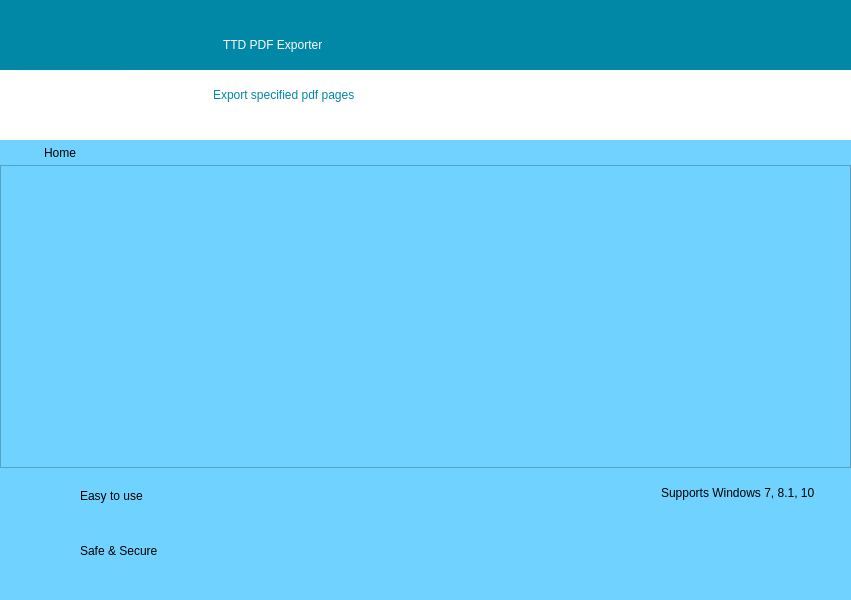
<?xml version="1.0" encoding="UTF-8"?>
<ui version="4.0">
 <class>MainWindow</class>
 <widget class="QMainWindow" name="MainWindow">
  <property name="geometry">
   <rect>
    <x>0</x>
    <y>0</y>
    <width>851</width>
    <height>600</height>
   </rect>
  </property>
  <property name="windowTitle">
   <string>MainWindow</string>
  </property>
  <property name="windowIcon">
   <iconset resource="Resources.qrc">
    <normaloff>:/resources/images/resources/images/pdf-secure_icon.png</normaloff>:/resources/images/resources/images/pdf-secure_icon.png</iconset>
  </property>
  <property name="styleSheet">
   <string notr="true">background-color: rgb(112, 210, 255);</string>
  </property>
  <property name="unifiedTitleAndToolBarOnMac">
   <bool>false</bool>
  </property>
  <widget class="QWidget" name="centralwidget">
   <layout class="QVBoxLayout" name="verticalLayout_4">
    <property name="spacing">
     <number>0</number>
    </property>
    <property name="leftMargin">
     <number>0</number>
    </property>
    <property name="topMargin">
     <number>0</number>
    </property>
    <property name="rightMargin">
     <number>0</number>
    </property>
    <property name="bottomMargin">
     <number>0</number>
    </property>
    <item>
     <layout class="QVBoxLayout" name="verticalLayout_3">
      <property name="spacing">
       <number>0</number>
      </property>
      <item>
       <widget class="QLabel" name="label_8">
        <property name="sizePolicy">
         <sizepolicy hsizetype="Preferred" vsizetype="Fixed">
          <horstretch>0</horstretch>
          <verstretch>0</verstretch>
         </sizepolicy>
        </property>
        <property name="minimumSize">
         <size>
          <width>0</width>
          <height>20</height>
         </size>
        </property>
        <property name="maximumSize">
         <size>
          <width>16777215</width>
          <height>20</height>
         </size>
        </property>
        <property name="styleSheet">
         <string notr="true">background-color: rgb(1, 136, 166);</string>
        </property>
        <property name="text">
         <string/>
        </property>
       </widget>
      </item>
      <item>
       <layout class="QHBoxLayout" name="horizontalLayout" stretch="0,0,1">
        <property name="spacing">
         <number>0</number>
        </property>
        <property name="leftMargin">
         <number>0</number>
        </property>
        <property name="topMargin">
         <number>0</number>
        </property>
        <property name="rightMargin">
         <number>0</number>
        </property>
        <property name="bottomMargin">
         <number>0</number>
        </property>
        <item>
         <layout class="QVBoxLayout" name="verticalLayout_8">
          <property name="spacing">
           <number>0</number>
          </property>
          <item>
           <widget class="QLabel" name="label_10">
            <property name="sizePolicy">
             <sizepolicy hsizetype="Fixed" vsizetype="Preferred">
              <horstretch>0</horstretch>
              <verstretch>0</verstretch>
             </sizepolicy>
            </property>
            <property name="minimumSize">
             <size>
              <width>20</width>
              <height>50</height>
             </size>
            </property>
            <property name="maximumSize">
             <size>
              <width>20</width>
              <height>16777215</height>
             </size>
            </property>
            <property name="styleSheet">
             <string notr="true">background-color: rgb(1, 136, 166);</string>
            </property>
            <property name="text">
             <string/>
            </property>
           </widget>
          </item>
          <item>
           <widget class="QLabel" name="label_11">
            <property name="sizePolicy">
             <sizepolicy hsizetype="Fixed" vsizetype="Preferred">
              <horstretch>0</horstretch>
              <verstretch>0</verstretch>
             </sizepolicy>
            </property>
            <property name="minimumSize">
             <size>
              <width>20</width>
              <height>0</height>
             </size>
            </property>
            <property name="maximumSize">
             <size>
              <width>20</width>
              <height>16777215</height>
             </size>
            </property>
            <property name="styleSheet">
             <string notr="true">background-color: rgb(255, 255, 255);
color: rgb(1, 136, 166);</string>
            </property>
            <property name="text">
             <string/>
            </property>
           </widget>
          </item>
         </layout>
        </item>
        <item>
         <widget class="QLabel" name="_lblAppIcon">
          <property name="sizePolicy">
           <sizepolicy hsizetype="Fixed" vsizetype="Fixed">
            <horstretch>0</horstretch>
            <verstretch>0</verstretch>
           </sizepolicy>
          </property>
          <property name="minimumSize">
           <size>
            <width>100</width>
            <height>100</height>
           </size>
          </property>
          <property name="maximumSize">
           <size>
            <width>100</width>
            <height>100</height>
           </size>
          </property>
          <property name="styleSheet">
           <string notr="true">background-color: qlineargradient(spread:pad, x1:0, y1:0, x2:0, y2:1, stop:0 rgba(1, 136, 166), stop:0.495 rgba(1, 136, 166), stop:0.505 rgba(255, 255, 255, 255), stop:1 rgba(255, 255, 255, 255));
</string>
          </property>
          <property name="text">
           <string/>
          </property>
          <property name="pixmap">
           <pixmap resource="Resources.qrc">:/resources/images/resources/images/PDF-exporter.png</pixmap>
          </property>
          <property name="scaledContents">
           <bool>true</bool>
          </property>
         </widget>
        </item>
        <item>
         <layout class="QVBoxLayout" name="verticalLayout_7" stretch="0,0">
          <property name="spacing">
           <number>0</number>
          </property>
          <property name="rightMargin">
           <number>0</number>
          </property>
          <item>
           <widget class="QLabel" name="label">
            <property name="minimumSize">
             <size>
              <width>0</width>
              <height>50</height>
             </size>
            </property>
            <property name="styleSheet">
             <string notr="true">padding-left: 100;
background-color: rgb(1, 136, 166);
color: rgb(255, 255, 255);
font: 35pt &quot;Arial Rounded MT Bold&quot;;</string>
            </property>
            <property name="text">
             <string>TTD PDF Exporter</string>
            </property>
            <property name="textFormat">
             <enum>Qt::PlainText</enum>
            </property>
           </widget>
          </item>
          <item>
           <widget class="QLabel" name="label_2">
            <property name="styleSheet">
             <string notr="true">padding-left:90;
background-color: rgb(255, 255, 255);
color: rgb(1, 136, 166);
font: 18pt &quot;Arial Rounded MT Bold&quot;;</string>
            </property>
            <property name="text">
             <string>Export specified pdf pages</string>
            </property>
           </widget>
          </item>
         </layout>
        </item>
       </layout>
      </item>
      <item>
       <layout class="QVBoxLayout" name="verticalLayout_13">
        <property name="spacing">
         <number>0</number>
        </property>
        <property name="topMargin">
         <number>0</number>
        </property>
        <item>
         <widget class="QLabel" name="label_12">
          <property name="sizePolicy">
           <sizepolicy hsizetype="Preferred" vsizetype="Fixed">
            <horstretch>0</horstretch>
            <verstretch>0</verstretch>
           </sizepolicy>
          </property>
          <property name="minimumSize">
           <size>
            <width>0</width>
            <height>20</height>
           </size>
          </property>
          <property name="maximumSize">
           <size>
            <width>16777215</width>
            <height>20</height>
           </size>
          </property>
          <property name="styleSheet">
           <string notr="true">background-color: rgb(255, 255, 255);</string>
          </property>
          <property name="text">
           <string/>
          </property>
         </widget>
        </item>
        <item>
         <layout class="QHBoxLayout" name="horizontalLayout_6">
          <property name="spacing">
           <number>5</number>
          </property>
          <property name="leftMargin">
           <number>30</number>
          </property>
          <property name="topMargin">
           <number>0</number>
          </property>
          <item alignment="Qt::AlignLeft">
           <widget class="QPushButton" name="_btnHome">
            <property name="sizePolicy">
             <sizepolicy hsizetype="Fixed" vsizetype="Fixed">
              <horstretch>0</horstretch>
              <verstretch>0</verstretch>
             </sizepolicy>
            </property>
            <property name="minimumSize">
             <size>
              <width>60</width>
              <height>25</height>
             </size>
            </property>
            <property name="maximumSize">
             <size>
              <width>60</width>
              <height>25</height>
             </size>
            </property>
            <property name="styleSheet">
             <string notr="true"/>
            </property>
            <property name="text">
             <string>Home</string>
            </property>
            <property name="flat">
             <bool>true</bool>
            </property>
           </widget>
          </item>
          <item>
           <spacer name="horizontalSpacer">
            <property name="orientation">
             <enum>Qt::Horizontal</enum>
            </property>
            <property name="sizeHint" stdset="0">
             <size>
              <width>40</width>
              <height>20</height>
             </size>
            </property>
           </spacer>
          </item>
         </layout>
        </item>
       </layout>
      </item>
     </layout>
    </item>
    <item>
     <widget class="QFrame" name="frame">
      <property name="sizePolicy">
       <sizepolicy hsizetype="Expanding" vsizetype="Expanding">
        <horstretch>0</horstretch>
        <verstretch>0</verstretch>
       </sizepolicy>
      </property>
      <property name="styleSheet">
       <string notr="true">border-color: rgb(46, 177, 11);
border-width: 2px;
</string>
      </property>
      <property name="frameShape">
       <enum>QFrame::StyledPanel</enum>
      </property>
      <property name="frameShadow">
       <enum>QFrame::Raised</enum>
      </property>
      <layout class="QVBoxLayout" name="verticalLayout_6">
       <property name="spacing">
        <number>0</number>
       </property>
       <property name="leftMargin">
        <number>0</number>
       </property>
       <property name="topMargin">
        <number>0</number>
       </property>
       <property name="rightMargin">
        <number>0</number>
       </property>
       <property name="bottomMargin">
        <number>0</number>
       </property>
       <item>
        <layout class="QVBoxLayout" name="verticalLayout_5">
         <property name="spacing">
          <number>6</number>
         </property>
         <item>
          <widget class="QStackedWidget" name="stackedWidget">
           <property name="styleSheet">
            <string notr="true"/>
           </property>
           <property name="currentIndex">
            <number>2</number>
           </property>
           <widget class="QWidget" name="widgetHome">
            <layout class="QVBoxLayout" name="verticalLayout_10">
             <property name="spacing">
              <number>0</number>
             </property>
             <property name="leftMargin">
              <number>0</number>
             </property>
             <property name="topMargin">
              <number>0</number>
             </property>
             <property name="rightMargin">
              <number>0</number>
             </property>
             <property name="bottomMargin">
              <number>0</number>
             </property>
             <item>
              <layout class="QVBoxLayout" name="verticalLayout_home"/>
             </item>
            </layout>
           </widget>
           <widget class="QWidget" name="widgetPdf2SinglePdf">
            <layout class="QVBoxLayout" name="verticalLayout_11">
             <property name="spacing">
              <number>0</number>
             </property>
             <property name="leftMargin">
              <number>0</number>
             </property>
             <property name="topMargin">
              <number>0</number>
             </property>
             <property name="rightMargin">
              <number>0</number>
             </property>
             <property name="bottomMargin">
              <number>0</number>
             </property>
             <item>
              <layout class="QVBoxLayout" name="verticalLayout_pdf2SinglePdf"/>
             </item>
            </layout>
           </widget>
           <widget class="QWidget" name="widgetPdf2SeperatePdf">
            <layout class="QVBoxLayout" name="verticalLayout_12">
             <property name="spacing">
              <number>0</number>
             </property>
             <property name="leftMargin">
              <number>0</number>
             </property>
             <property name="topMargin">
              <number>0</number>
             </property>
             <property name="rightMargin">
              <number>0</number>
             </property>
             <property name="bottomMargin">
              <number>0</number>
             </property>
             <item>
              <layout class="QVBoxLayout" name="verticalLayout_SeperatePdf"/>
             </item>
            </layout>
           </widget>
          </widget>
         </item>
        </layout>
       </item>
      </layout>
     </widget>
    </item>
    <item>
     <layout class="QHBoxLayout" name="horizontalLayout_5">
      <property name="spacing">
       <number>0</number>
      </property>
      <property name="leftMargin">
       <number>10</number>
      </property>
      <property name="rightMargin">
       <number>10</number>
      </property>
      <item>
       <layout class="QVBoxLayout" name="verticalLayout_2">
        <item>
         <layout class="QHBoxLayout" name="horizontalLayout_3">
          <property name="spacing">
           <number>20</number>
          </property>
          <item>
           <widget class="QLabel" name="label_3">
            <property name="sizePolicy">
             <sizepolicy hsizetype="Fixed" vsizetype="Fixed">
              <horstretch>0</horstretch>
              <verstretch>0</verstretch>
             </sizepolicy>
            </property>
            <property name="minimumSize">
             <size>
              <width>50</width>
              <height>50</height>
             </size>
            </property>
            <property name="maximumSize">
             <size>
              <width>50</width>
              <height>50</height>
             </size>
            </property>
            <property name="text">
             <string/>
            </property>
            <property name="pixmap">
             <pixmap resource="Resources.qrc">:/resources/images/resources/images/easyToUse.png</pixmap>
            </property>
            <property name="scaledContents">
             <bool>true</bool>
            </property>
           </widget>
          </item>
          <item>
           <widget class="QLabel" name="label_4">
            <property name="text">
             <string>Easy to use</string>
            </property>
           </widget>
          </item>
         </layout>
        </item>
        <item>
         <layout class="QHBoxLayout" name="horizontalLayout_4">
          <property name="spacing">
           <number>20</number>
          </property>
          <item>
           <widget class="QLabel" name="label_5">
            <property name="sizePolicy">
             <sizepolicy hsizetype="Fixed" vsizetype="Fixed">
              <horstretch>0</horstretch>
              <verstretch>0</verstretch>
             </sizepolicy>
            </property>
            <property name="minimumSize">
             <size>
              <width>50</width>
              <height>50</height>
             </size>
            </property>
            <property name="maximumSize">
             <size>
              <width>50</width>
              <height>50</height>
             </size>
            </property>
            <property name="text">
             <string/>
            </property>
            <property name="pixmap">
             <pixmap resource="Resources.qrc">:/resources/images/resources/images/secure.png</pixmap>
            </property>
            <property name="scaledContents">
             <bool>true</bool>
            </property>
           </widget>
          </item>
          <item>
           <widget class="QLabel" name="label_6">
            <property name="text">
             <string>Safe &amp; Secure</string>
            </property>
           </widget>
          </item>
         </layout>
        </item>
       </layout>
      </item>
      <item>
       <layout class="QVBoxLayout" name="verticalLayout">
        <property name="spacing">
         <number>10</number>
        </property>
        <property name="leftMargin">
         <number>5</number>
        </property>
        <item>
         <layout class="QHBoxLayout" name="horizontalLayout_2">
          <property name="spacing">
           <number>20</number>
          </property>
          <property name="leftMargin">
           <number>0</number>
          </property>
          <item>
           <widget class="QLabel" name="label_7">
            <property name="sizePolicy">
             <sizepolicy hsizetype="Fixed" vsizetype="Fixed">
              <horstretch>0</horstretch>
              <verstretch>0</verstretch>
             </sizepolicy>
            </property>
            <property name="minimumSize">
             <size>
              <width>50</width>
              <height>50</height>
             </size>
            </property>
            <property name="maximumSize">
             <size>
              <width>50</width>
              <height>50</height>
             </size>
            </property>
            <property name="text">
             <string/>
            </property>
            <property name="pixmap">
             <pixmap resource="Resources.qrc">:/resources/images/resources/images/window.png</pixmap>
            </property>
            <property name="scaledContents">
             <bool>true</bool>
            </property>
           </widget>
          </item>
          <item>
           <widget class="QLabel" name="label_9">
            <property name="text">
             <string>Supports Windows 7, 8.1, 10</string>
            </property>
           </widget>
          </item>
         </layout>
        </item>
        <item>
         <widget class="QLabel" name="_lblCompanyIcon">
          <property name="sizePolicy">
           <sizepolicy hsizetype="Fixed" vsizetype="Fixed">
            <horstretch>0</horstretch>
            <verstretch>0</verstretch>
           </sizepolicy>
          </property>
          <property name="minimumSize">
           <size>
            <width>250</width>
            <height>50</height>
           </size>
          </property>
          <property name="maximumSize">
           <size>
            <width>250</width>
            <height>50</height>
           </size>
          </property>
          <property name="text">
           <string/>
          </property>
          <property name="pixmap">
           <pixmap resource="Resources.qrc">:/resources/images/resources/images/companyIcon.png</pixmap>
          </property>
          <property name="scaledContents">
           <bool>true</bool>
          </property>
         </widget>
        </item>
       </layout>
      </item>
     </layout>
    </item>
   </layout>
  </widget>
  <widget class="QStatusBar" name="statusbar"/>
 </widget>
 <resources>
  <include location="Resources.qrc"/>
 </resources>
 <connections/>
</ui>
